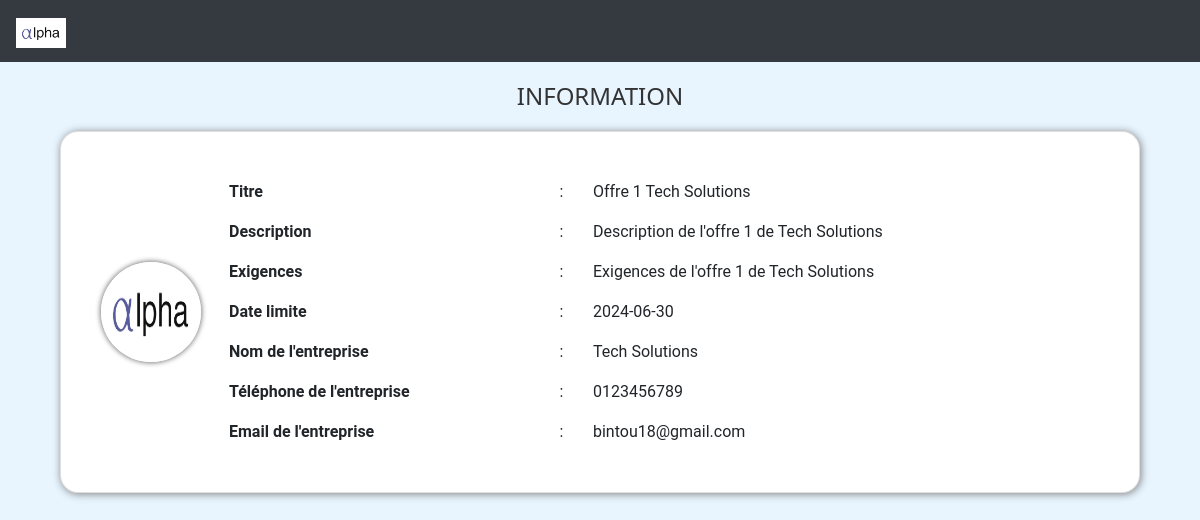
Page /offres_cree_par_entreprice.php?id=1 on the committed database.
### tables this page shows
CREATE TABLE IF NOT EXISTS `publicationsoffrese` (
  `offreE_id` int NOT NULL AUTO_INCREMENT,
  `entreprise_id` int DEFAULT NULL,
  `titre` varchar(100) NOT NULL,
  `description` text,
  `exigences` text,
  `date_limite` date DEFAULT NULL,
  `logo_entrp` varchar(255) DEFAULT NULL,
  `nom_entrp` varchar(255) DEFAULT NULL,
  PRIMARY KEY (`offreE_id`),
  KEY `entreprise_id` (`entreprise_id`)
);

CREATE TABLE IF NOT EXISTS `entreprise` (
  `id` int NOT NULL AUTO_INCREMENT,
  `nom` varchar(255) NOT NULL,
  `adresse` varchar(255) NOT NULL,
  `code_postal` varchar(20) NOT NULL,
  `tel` varchar(20) DEFAULT NULL,
  `email` varchar(255) NOT NULL,
  `password` varchar(255) NOT NULL,
  `logo` varchar(255) DEFAULT NULL,
  PRIMARY KEY (`id`)
);

### offres_cree_par_entreprice.php (the view, shortened to what this page needs)
<?php
include_once "connection.php";
if ($_SERVER['REQUEST_METHOD'] == "GET") {
    $id = $_GET["id"];
    $info_offre = "SELECT * FROM `publicationsoffrese` WHERE `offreE_id`=$id";
    $result_offre = mysqli_query($con, $info_offre);
    $mail_query = "SELECT entreprise.email, entreprise.tel
    FROM `publicationsoffrese`
    INNER JOIN entreprise
    ON publicationsoffrese.entreprise_id = entreprise.id
    WHERE publicationsoffrese.offreE_id = $id";
$result_mail = mysqli_query($con, $mail_query);
if ($result_offre && $result_mail) {
?>
<!DOCTYPE html>
<html lang="fr">
<head>
    <link href="https://stackpath.bootstrapcdn.com/bootstrap/4.5.2/css/bootstrap.min.css" rel="stylesheet">
</head>
<body>
    <nav class="navbar navbar-expand-lg navbar-light navbar-custom">
        <a class="navbar-brand" href="#">
            <img src="logo.jpg" class="logo" alt="Logo">
        </a>
    </nav>
    <div class="main">
        <h2>INFORMATION</h2>
        <?php while ($row = mysqli_fetch_assoc($result_offre)) {
            $mail_row = mysqli_fetch_assoc($result_mail);
        ?>
        <div class="card">
            <div class="card-body">
                <div class="info-container">
                    <div class="profile">
                        <img src="img/<?php echo $row['logo_entrp']; ?>" alt="Logo de <?php echo $row['nom_entrp']; ?>">
                    </div>
                    <table>
                        <tbody>
                            <tr>
                                <td><strong>Titre</strong></td>
                                <td>:</td>
                                <td><?php echo $row['titre']; ?></td>
                            </tr>
                            <tr>
                                <td><strong>Description</strong></td>
                                <td>:</td>
                                <td><?php echo $row['description']; ?></td>
                            </tr>
                            <tr>
                                <td><strong>Exigences</strong></td>
                                <td>:</td>
                                <td><?php echo $row['exigences']; ?></td>
                            </tr>
                            <tr>
                                <td><strong>Date limite</strong></td>
                                <td>:</td>
                                <td><?php echo $row['date_limite']; ?></td>
                            </tr>
                            <tr>
                                <td><strong>Nom de l'entreprise</strong></td>
                                <td>:</td>
                                <td><?php echo $row['nom_entrp']; ?></td>
                            </tr>
                            <tr>
                                <td><strong>Téléphone de l'entreprise</strong></td>
                                <td>:</td>
                                <td><?php echo $mail_row['tel']; ?></td>
                            </tr>
                            <tr>
                                <td><strong>Email de l'entreprise</strong></td>
                                <td>:</td>
                                <td><?php echo isset($mail_row['email']) ? $mail_row['email'] : "N/A"; ?></td>
                            </tr>
                        </tbody>
                    </table>
                </div>
            </div>
        </div>
        <?php } ?>
    </div>
</body>
</html>
<?php
    } else {
        echo "Erreur lors de la récupération des données.";
    }
}
?>

### offres_cree_par_entreprice.php (style rules this page uses)
body { font-family: 'Roboto', sans-serif; background-color: #e8f5ff; margin: 0; padding: 0; }
.navbar-custom { background-color: #343a40; }
.navbar-custom .navbar-brand { color: #fff; font-weight: bold; font-size: 24px; }
.navbar-custom .navbar-brand img { width: 50px; height: auto; margin-right: 10px; }
.main { margin: 20px auto; width: 90%; }
.main h2 { color: #333; font-family: "Segoe UI", Tahoma, Geneva, Verdana, sans-serif; font-size: 24px; margin-bottom: 20px; text-align: center; }
.card { background-color: #fff; border-radius: 18px; box-shadow: 1px 1px 8px 0 grey; padding: 20px; margin-bottom: 20px; }
.info-container { display: flex; align-items: center; }
.profile { margin-right: 20px; text-align: center; }
.profile img { border-radius: 50%; box-shadow: 0px 0px 5px 1px grey; width: 100px; height: 100px; }
.info-container table { width: 100%; font-size: 16px; }
.info-container td { padding: 8px; }

### rows in the picture
publicationsoffrese: logo_entrp (picture), titre "Offre 1 Tech Solutions", description "Description de l'offre 1 de Tech Solutions", exigences "Exigences de l'offre 1 de Tech Solutions", date_limite "2024-06-30", nom_entrp "Tech Solutions", entreprise.tel "0123456789", entreprise.email "bintou18@gmail.com"
